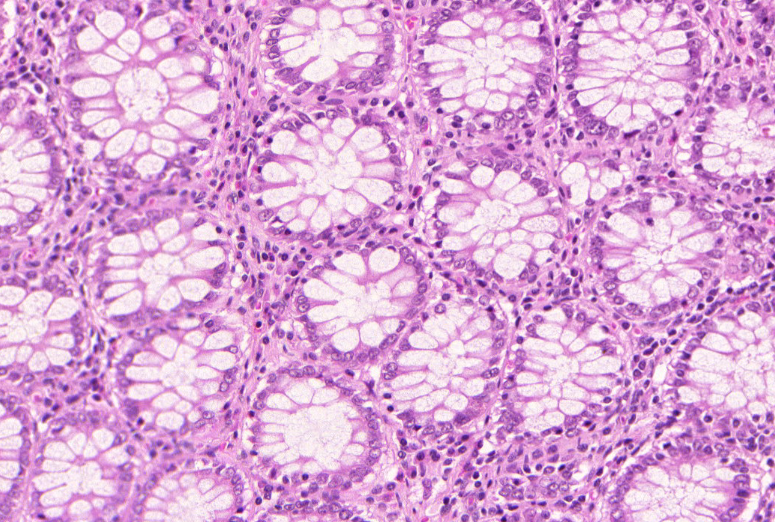
#> input picture images/testA_5.bmp, 775 x 522 px
$ jupyter execute --allow-errors Example_on-img5.ipynb
#> lines starting #> are read from the running program, lines starting #| are printed output that depends on the picture; after the words box and inside, x2 and y2 are one past the last pixel; in counts of white or black regions, pixels touching at a corner belong together; long printed decimals are rounded
[cell 1]
import numpy as np
import math
import random
from PIL import Image
import matplotlib.pyplot as plt
from matplotlib import image
import cv2
import seaborn as sns

[cell 2]
import sys
import import_ipynb
import os
os.getcwd()
sys.path.append('C:/Users/AA086655/Documents/Assignment 3/')

from Methods import binarize,confusion_mat_seg, graph_cut,PSNR,plotHist
os.getcwd()

[cell 3]
img_path = 'images/testA_5.bmp'
anno_path = 'images/testA_5_anno.bmp'

img = cv2.imread(img_path, 0)
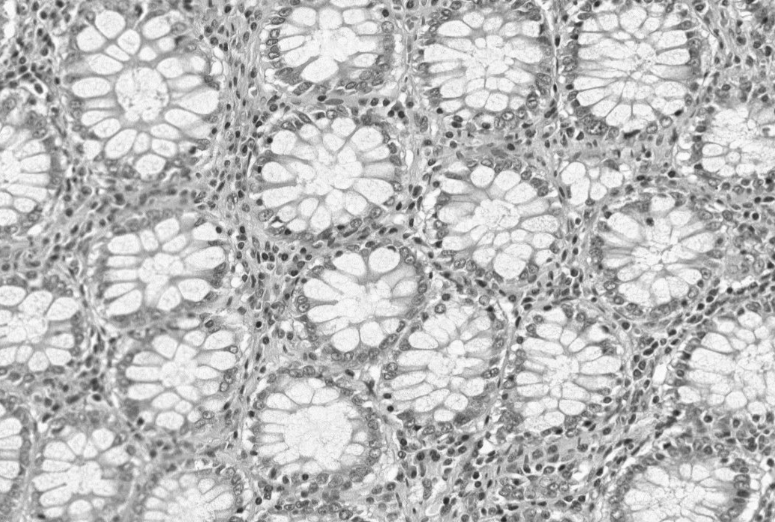
#> img: shape (522, 775); min 32, max 255, mean 188.5
img_anno = cv2.imread(anno_path, 0)
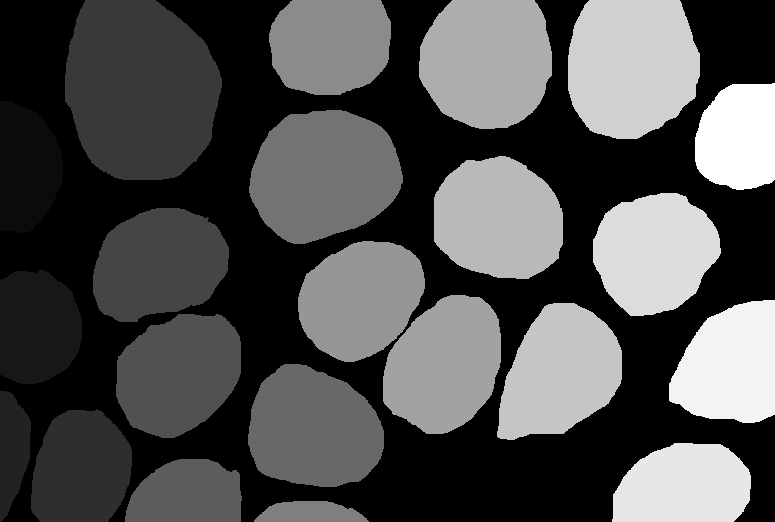
#> input picture images/testA_5_anno.bmp, 775 x 522 px
#> img_anno is the input picture: shape (522, 775); min 0, max 22, mean 6.9

[cell 4]
plt.figure(figsize = (20,6))
plt.subplot(1,2,1)
plt.imshow(img, cmap = 'gray', vmin = 0, vmax = 255 )
plt.title(label = 'image 5- "testA_5.bmp"')

plt.subplot(1,2,2)
plotHist(img,"False")
#> (this line was passed over: Methods is not available in this run)
plt.title(label = 'Histogram and CFD')
plt.show

[cell 5]
from skimage import data, img_as_float
from skimage.restoration import denoise_nl_means, estimate_sigma
from skimage.metrics import peak_signal_noise_ratio
from skimage.util import random_noise


sigma = 0.08
noisy = img

# estimate the noise standard deviation from the noisy image
sigma_est = np.mean(estimate_sigma(img))
#> sigma_est = 3.27
print(f'estimated noise standard deviation = {sigma_est}')
#| estimated noise standard deviation = 3.273

patch_kw = dict(patch_size=20,      # 5x5 patches
                patch_distance=10)   # 13x13 search area)

# slow algorithm
denoise = denoise_nl_means(noisy, h=20 * sigma_est, fast_mode=True,**patch_kw)
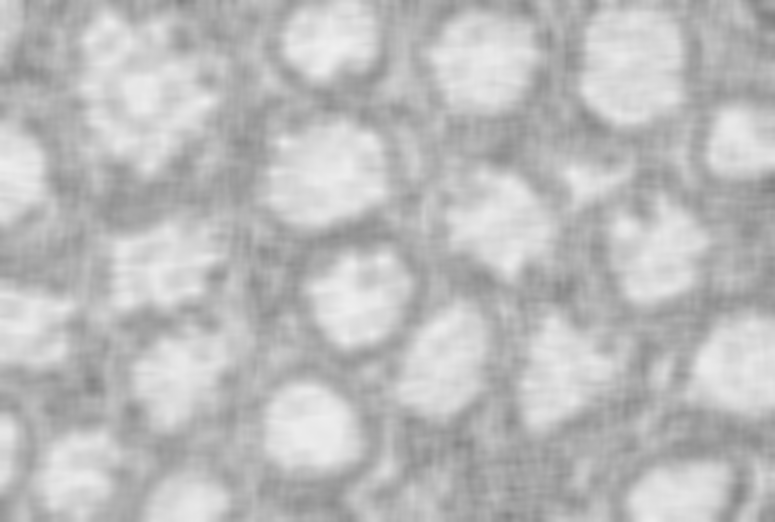
#> denoise: shape (522, 775) float64; min 0.511, max 0.94, mean 0.739
denoise= denoise.astype('uint8')
#> denoise: shape (522, 775); every value is 0
#plt.imshow(denoise, cmap = 'gray', vmin = 0, vmax = 255)

blur = denoise #img

# Otsu's thresholding after Gaussian filtering
blur = cv2.GaussianBlur(blur,(15,15),0)
ret3,th3 = cv2.threshold(blur,0,255,cv2.THRESH_BINARY+cv2.THRESH_OTSU)
#> ret3 = 0
#ret3,th3 = cv2.threshold(blur,192,255,cv2.THRESH_BINARY)


ret1,th1 = cv2.threshold(img,192,255,cv2.THRESH_BINARY)
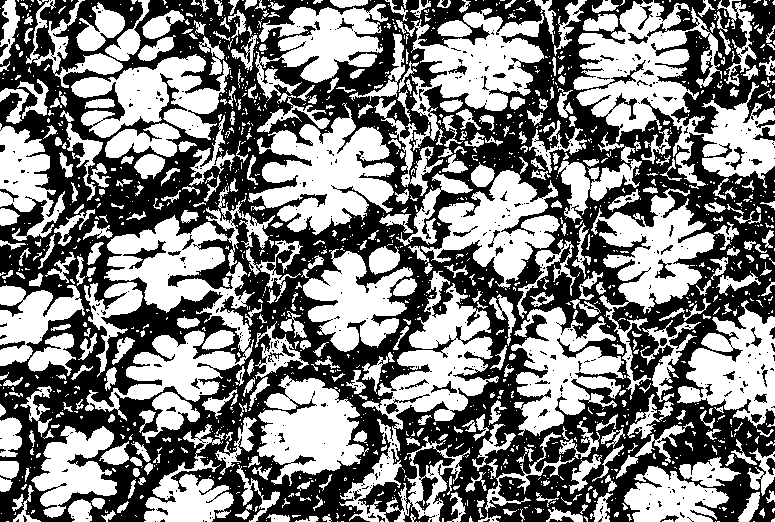
#> th1: shape (522, 775); 49.7% white; 1490 white regions (1070 under 20 px), largest, box (x1, y1, x2, y2) and area: (573, 0, 775, 189) 14655, (85, 186, 275, 421) 13600, (339, 271, 499, 522) 11549

# Otsu's thresholding
ret2,th2 = cv2.threshold(img,0,255,cv2.THRESH_BINARY+cv2.THRESH_OTSU)
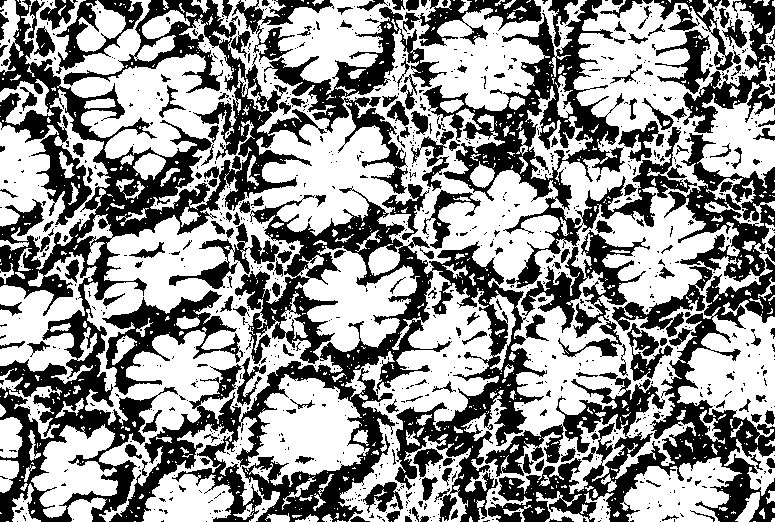
#> th2: shape (522, 775); 57.5% white; 1050 black regions (845 under 20 px), largest, box (x1, y1, x2, y2) and area: (0, 0, 327, 522) 39308, (109, 186, 547, 522) 37314, (485, 133, 775, 522) 27717
#> ret2 = 183
print(ret2)
#| 183.0


print(ret3)
#| 0.0

# plot all the images and their histograms
images = [img, 0, th1,
          img, 0, th2,
          blur, 0, th3]
titles = ['Original Image','Histogram','Global Thresholding (v=127)',
          'Original  Image','Histogram',"Otsu's Thresholding",
          'NLM blurred and Gaussian filtered','Histogram',"Otsu's Thresholding"]
plt.figure(figsize = (20,14))

for i in range(3):
    plt.subplot(3,3,i*3+1),plt.imshow(images[i*3],'gray')
    plt.title(titles[i*3]), plt.xticks([]), plt.yticks([])
    plt.subplot(3,3,i*3+2),plt.hist(images[i*3].ravel(),256)
    plt.title(titles[i*3+1]), plt.xticks([]), plt.yticks([])
    plt.subplot(3,3,i*3+3),plt.imshow(images[i*3+2],'gray')
    plt.title(titles[i*3+2]), plt.xticks([]), plt.yticks([])
plt.show()
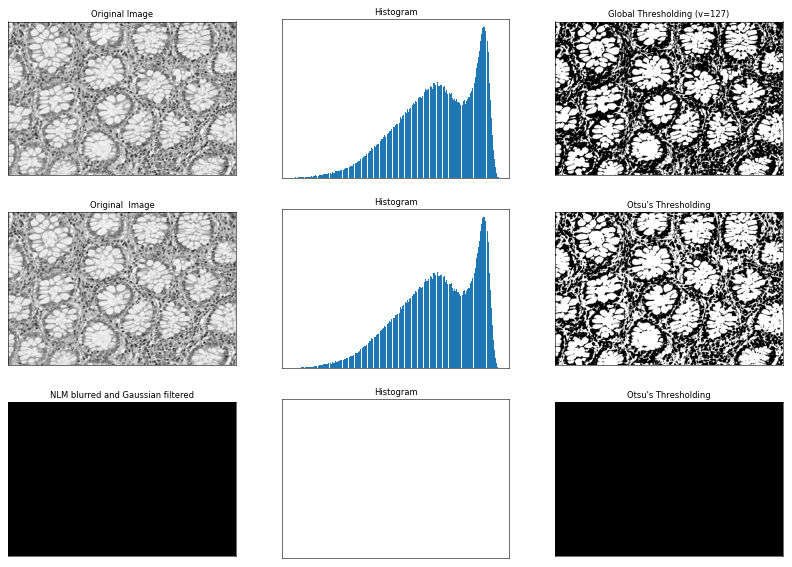
#> figure drawn by matplotlib, 9 panels

[cell 6]
# global thresholding
#img = denoise #img

# Apply bilateral filter with d = 15,
# s = sigmaColor = sigmaSpace = 75.
d=35;s=75
blur = cv2.bilateralFilter(img, d, s, s)

# Otsu's thresholding after Gaussian filtering
blur = cv2.GaussianBlur(blur,(5,5),0)
ret3,th3 = cv2.threshold(blur,0,255,cv2.THRESH_BINARY+cv2.THRESH_OTSU)
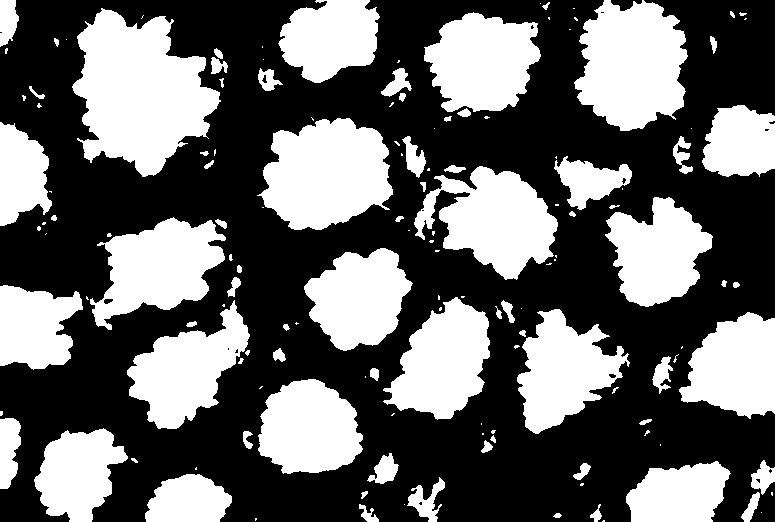
#> th3: shape (522, 775); 40.1% white; 143 white regions (67 under 20 px), largest, box (x1, y1, x2, y2) and area: (72, 8, 221, 177) 15784, (257, 118, 393, 230) 11029, (574, 0, 688, 131) 11016
#> ret3 = 193
#ret3,th3 = cv2.threshold(blur,192,255,cv2.THRESH_BINARY)


ret1,th1 = cv2.threshold(img,192,255,cv2.THRESH_BINARY)

# Otsu's thresholding
ret2,th2 = cv2.threshold(img,0,255,cv2.THRESH_BINARY+cv2.THRESH_OTSU)
print(ret2)
#| 183.0


print(ret3)
#| 193.0

# plot all the images and their histograms
images = [img, 0, th1,
          img, 0, th2,
          blur, 0, th3]
titles = ['Original Image','Histogram','Global Thresholding (v=127)',
          'Original  Image','Histogram',"Otsu's Thresholding",
          'Bilateral blurred and Gaussian filtered','Histogram',"Otsu's Thresholding"]
plt.figure(figsize = (20,14))

for i in range(3):
    plt.subplot(3,3,i*3+1),plt.imshow(images[i*3],'gray')
    plt.title(titles[i*3]), plt.xticks([]), plt.yticks([])
    plt.subplot(3,3,i*3+2),plt.hist(images[i*3].ravel(),256)
    plt.title(titles[i*3+1]), plt.xticks([]), plt.yticks([])
    plt.subplot(3,3,i*3+3),plt.imshow(images[i*3+2],'gray')
    plt.title(titles[i*3+2]), plt.xticks([]), plt.yticks([])
plt.show()
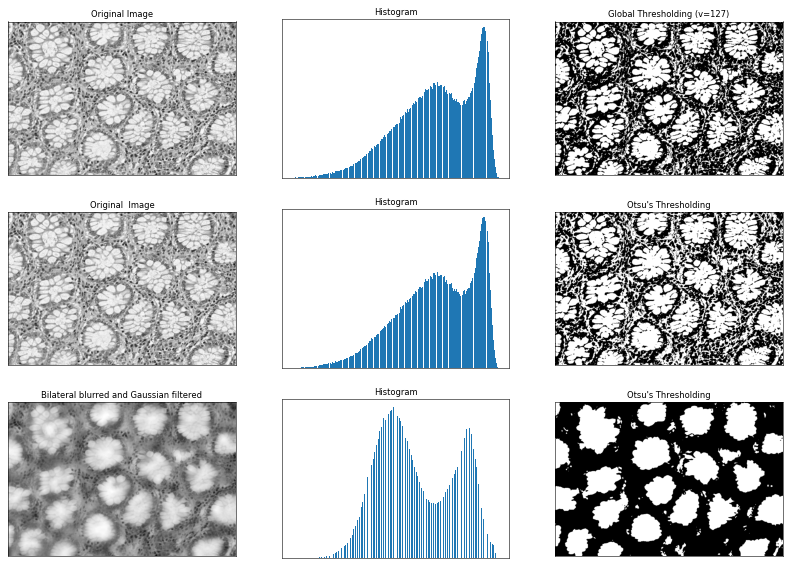
#> figure drawn by matplotlib, 9 panels

img_seg = th3

[cell 7]
# Set total number of bins in the histogram
bins_num = 256

# Get the image histogram
hist, bin_edges = np.histogram(blur, bins=bins_num)
#> hist = 256 values, max 8405 at index 125, min 0 at index 1, mean 1580.3; bin_edges = 257 values from 117 to 237

# Get normalized histogram if it is required
is_normalized = False
if is_normalized:
    hist = np.divide(hist.ravel(), hist.max())

# Calculate centers of bins
bin_mids = (bin_edges[:-1] + bin_edges[1:]) / 2.
#> bin_mids = 256 values from 117.2 to 236.8

# Iterate over all thresholds (indices) and get the probabilities w1(t), w2(t)
weight1 = np.cumsum(hist)
#> weight1 = 256 values from 4 to 404550
weight2 = np.cumsum(hist[::-1])[::-1]
#> weight2 = 256 values, max 404550 at index 0, min 2 at index 254, mean 245687

# Get the class means mu0(t)
mean1 = np.cumsum(hist * bin_mids) / weight1
#> mean1 = 256 values from 117.2 to 189.6
# Get the class means mu1(t)
mean2 = (np.cumsum((hist * bin_mids)[::-1]) / weight2[::-1])[::-1]
#> mean2 = 256 values from 189.6 to 236.8

inter_class_variance = weight1[:-1] * weight2[1:] * (mean1[:-1] - mean2[1:]) ** 2
#> inter_class_variance = 255 values, max 6.26e+13 at index 162, min 1.8e+09 at index 253, mean 2.63e+13

# Maximize the inter_class_variance function val
index_of_max_val = np.argmax(inter_class_variance)
#> index_of_max_val = 162

threshold = bin_mids[:-1][index_of_max_val]
#> threshold = 193.2
print("Otsu's algorithm implementation thresholding result: ", threshold)
#| Otsu's algorithm implementation thresholding result:  193.172

[cell 8]
th,img_anno_2c =  cv2.threshold(img_anno, 0, 255, cv2.THRESH_BINARY)
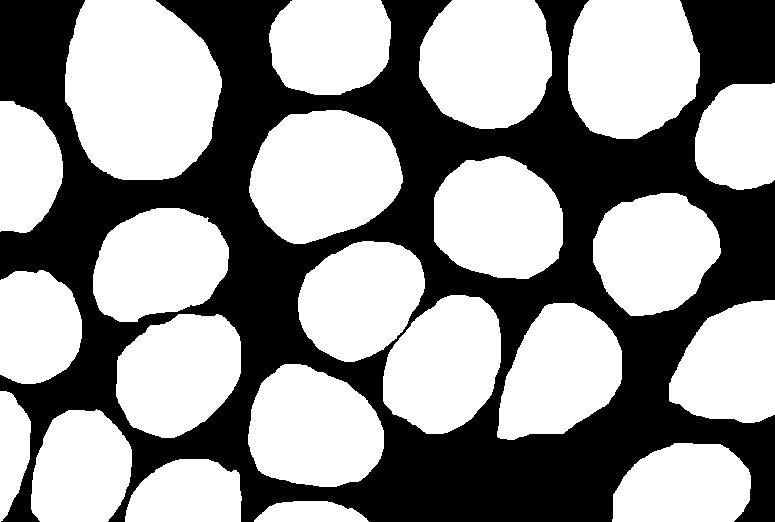
#> img_anno_2c: shape (522, 775); 58.4% white; 1 black region, box (x1, y1, x2, y2) and area: (0, 0, 775, 522) 168477

plt.figure(figsize = (20,6))
plt.subplot(1,2,1)
plt.imshow(img_anno )
plt.title(label = 'testA_5_anno.bmp')

plt.subplot(1,2,2)
plt.imshow(img_anno_2c, cmap = 'gray', vmin = 0, vmax = 255)
plt.title(label = '2 class binarised label')
plt.show

[cell 9]
confusion_mat_seg(img_anno_2c.astype('bool'), img_seg.astype('bool'), "testA_5")
#> (this line was passed over: Methods is not available in this run)

[cell 10]
img_rgb = cv2.imread(img_path)
#> img_rgb is the input picture: shape (522, 775, 3); mean B, G, R 214.2, 168, 218.9
